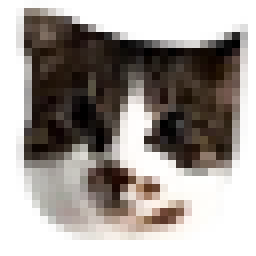
#> input picture plugins/bundled/src/main/resources/net/solace/loader/plugins/breakhandler/pamuk_special.png, 32 x 32 px, given in place of ge_1gui6h1gui6h1gui-9c050b79-c507-46aa-904c-dbe0a3986dbb.png, which was not available (shown 8 times larger)
$ python resize_solace_icon.py
#> lines starting #> are read from the running program, lines starting #| are printed output that depends on the picture; pictures that were not available may be replaced by others from this repository, and a replacement may not be noted
### scripts/resize_tab_icons.py
from PIL import Image
import os
import shutil

ASSETS = r"C:\Users\Admin\.cursor\projects\c-Users-Admin-Documents-Projects-Storm\assets"
PLUGINS = r"C:\Users\Admin\Documents\Projects\Storm_noauth\S2 Loader Jan 2026\ui\src\main\resources\net\solace\ui\plugins"
BACKUP = os.path.join(PLUGINS, "_backup_original")

SOURCES = {
    "settings.png": os.path.join(
        ASSETS,
        "c__Users_Admin_AppData_Roaming_Cursor_User_workspaceStorage_empty-window_images_Gemini_Generated_Image_aciqvlaciqvlaciq-11c480ed-2c42-42cc-8481-ce1e4f0afde0.png",
    ),
    "download.png": os.path.join(
        ASSETS,
        "c__Users_Admin_AppData_Roaming_Cursor_User_workspaceStorage_empty-window_images_Gemini_Generated_Image_8af99n8af99n8af9-d7186636-10fd-4838-bf07-34a2ffe7ceb7.png",
    ),
    "profiles.png": os.path.join(
        ASSETS,
        "c__Users_Admin_AppData_Roaming_Cursor_User_workspaceStorage_empty-window_images_Gemini_Generated_Image_10kmx410kmx410km-7f2e336a-b945-43bc-a097-36474b29846b.png",
    ),
    "plugin.png": os.path.join(
        ASSETS,
        "c__Users_Admin_AppData_Roaming_Cursor_User_workspaceStorage_empty-window_images_Gemini_Generated_Image_fu8ft8fu8ft8fu8f-e8f23ab1-bfdb-4de1-84ae-4e328b4f886c.png",
    ),
}

TARGETS = {
    "settings.png": (32, 32),
    "download.png": (32, 35),
    "profiles.png": (32, 32),
    "plugin.png": (32, 35),
}


def white_to_alpha(img, threshold=240):
#> called with threshold = 240
    img = img.convert("RGBA")
#> img is the input picture: PIL image 32x32 RGBA; mean R, G, B, A 149.8, 142.9, 137.9, 159.7
    pixels = img.load()
    w, h = img.size
#> w = 32; h = 32
    for y in range(h):
        for x in range(w):
            r, g, b, a = pixels[x, y]
            if r >= threshold and g >= threshold and b >= threshold:
                pixels[x, y] = (r, g, b, 0)
    return img


def trim_transparent(img):
    bbox = img.getbbox()
    return img.crop(bbox) if bbox else img


def fit_resize(img, size):
    img = trim_transparent(img)
    w, h = img.size
    tw, th = size
    scale = min(tw / w, th / h)
    nw, nh = max(1, int(w * scale)), max(1, int(h * scale))
    resized = img.resize((nw, nh), Image.Resampling.NEAREST)
    canvas = Image.new("RGBA", size, (0, 0, 0, 0))
    ox = (tw - nw) // 2
    oy = (th - nh) // 2
    canvas.paste(resized, (ox, oy), resized)
    return canvas


# [9 lines left out: function main, not called in this run]


# [3 lines that do not run on import are left out]

### scripts/resize_solace_icon.py
from PIL import Image
import os
import shutil

from resize_tab_icons import white_to_alpha, fit_resize

ASSETS = r"C:\Users\Admin\.cursor\projects\c-Users-Admin-Documents-Projects-Storm\assets"
SOURCE = os.path.join(
    ASSETS,
    "c__Users_Admin_AppData_Roaming_Cursor_User_workspaceStorage_empty-window_images_Gemini_Generated_Image_1gui6h1gui6h1gui-9c050b79-c507-46aa-904c-dbe0a3986dbb.png",
)

LOADER_ICON = r"C:\Users\Admin\Documents\Projects\Storm_noauth\S2 Loader Jan 2026\loader\src\main\resources\net\solace\loader\ui\solace.png"
PLUGINS_ICON = r"C:\Users\Admin\Documents\Projects\Storm_noauth\S2 Loader Jan 2026\ui\src\main\resources\net\solace\ui\plugins\solace.png"
BACKUP_DIR = r"C:\Users\Admin\Documents\Projects\Storm_noauth\S2 Loader Jan 2026\loader\src\main\resources\net\solace\loader\ui\_backup_original"

TARGETS = {
    LOADER_ICON: (136, 155),
    PLUGINS_ICON: (16, 16),
}


def main():
    os.makedirs(BACKUP_DIR, exist_ok=True)
    img = white_to_alpha(Image.open(SOURCE))
    for dest, size in TARGETS.items():
        if os.path.exists(dest):
            shutil.copy2(dest, os.path.join(BACKUP_DIR, os.path.basename(dest)))
        fit_resize(img, size).save(dest, "PNG")
        print(f"Wrote {dest} at {size}")
#> this loop made 2 passes
#> pass 1, in fit_resize, `img = trim_transparent(img)`:
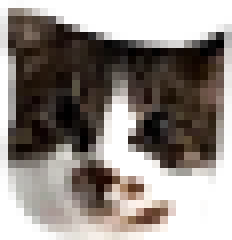
#> img: PIL image 29x30 RGBA (shown 8 times larger); mean R, G, B, A 131.2, 123.1, 117.2, 169; transparent parts drawn white
#> pass 1, in fit_resize, `resized = img.resize((nw, nh), Image.Resampling.NEAREST)`:
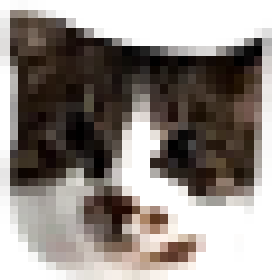
#> resized: PIL image 136x140 RGBA (shown 2 times larger); mean R, G, B, A 131.2, 123.2, 117.2, 168.9; transparent parts drawn white
#> pass 1, in main, `fit_resize(img, size).save(dest, "PNG")`:
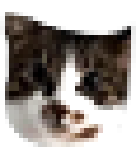
#> saved as solace.png: PIL image 136x155 RGBA; mean R, G, B, A 54.2, 47.6, 42.9, 148.1; transparent parts drawn white
    print(f"Backups saved to {BACKUP_DIR}")
#| Backups saved to C:\Users\Admin\Documents\Projects\Storm_noauth\S2 Loader Jan 2026\loader\src\main\resources\net\solace\loader\ui\_backup_original


if __name__ == "__main__":
    main()
